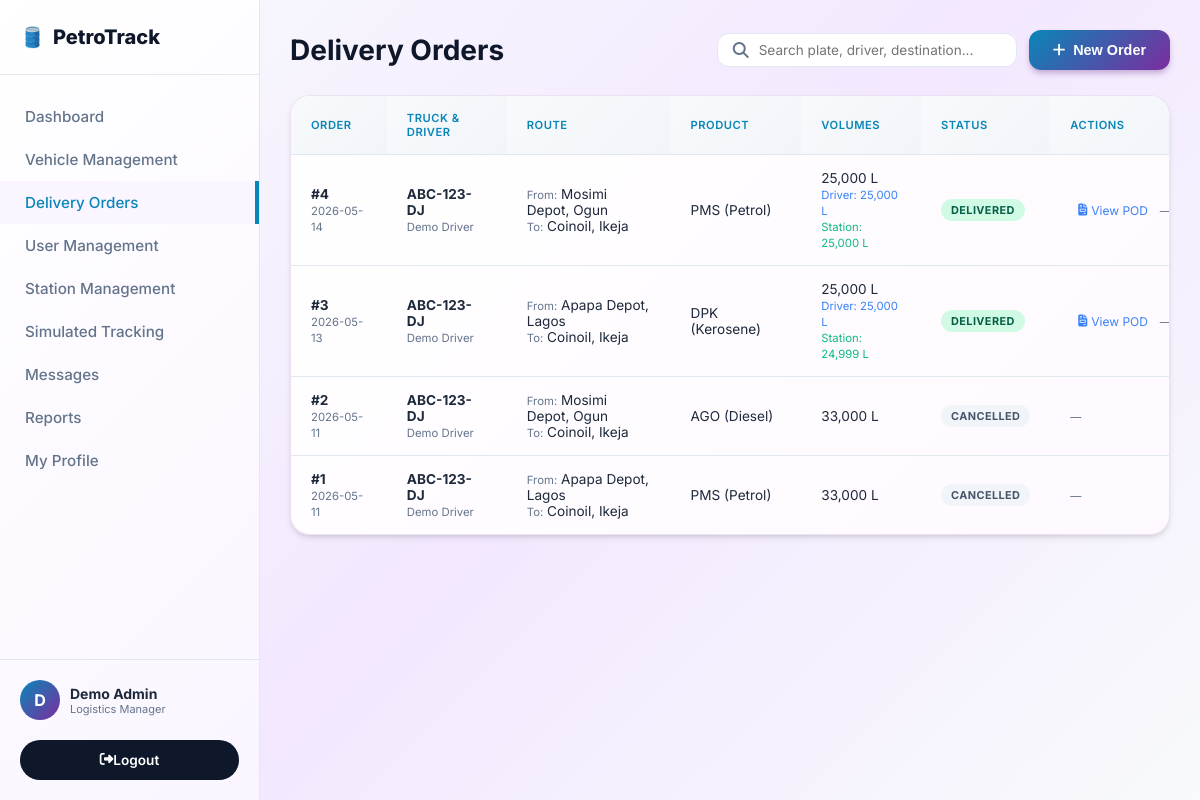
The app's page /delivery_management.php (signed in) with its own data.
### tables this page shows
CREATE TABLE `users` (
  `id` int(11) NOT NULL,
  `name` varchar(100) NOT NULL,
  `email` varchar(100) NOT NULL,
  `phone` varchar(20) DEFAULT NULL,
  `password` varchar(255) NOT NULL,
  `role` enum('admin','driver','supervisor') NOT NULL,
  `status` enum('active','inactive','suspended') DEFAULT 'active',
  `status_reason` text DEFAULT NULL,
  `last_login` datetime DEFAULT NULL,
  `created_at` timestamp NOT NULL DEFAULT current_timestamp(),
  `updated_at` timestamp NOT NULL DEFAULT current_timestamp() ON UPDATE current_timestamp(),
  `station_id` int(11) DEFAULT NULL,
  `verification_pin` varchar(255) DEFAULT NULL,
  `security_question` varchar(255) DEFAULT NULL,
  `security_answer` varchar(255) DEFAULT NULL
);

CREATE TABLE `deliveries` (
  `id` int(11) NOT NULL,
  `truck_id` int(11) NOT NULL,
  `source` varchar(100) DEFAULT NULL,
  `destination` varchar(100) DEFAULT NULL,
  `product_type` enum('PMS','AGO','DPK','ATK') DEFAULT NULL,
  `volume_loaded` int(11) DEFAULT NULL,
  `volume_delivered` int(11) DEFAULT 0,
  `delivery_status` enum('pending','in_transit','awaiting_verification','delivered','cancelled','flagged') DEFAULT 'pending',
  `delivery_date` date DEFAULT NULL,
  `estimated_arrival` time DEFAULT NULL,
  `created_at` timestamp NOT NULL DEFAULT current_timestamp(),
  `driver_reported_vol` int(11) DEFAULT NULL,
  `station_reported_vol` int(11) DEFAULT NULL,
  `discrepancy_reason` text DEFAULT NULL,
  `supervisor_signature` text DEFAULT NULL,
  `station_id` int(11) DEFAULT NULL,
  `notes` text DEFAULT NULL,
  `created_by` int(11) DEFAULT NULL,
  `verified_by` varchar(100) DEFAULT NULL,
  `verified_at` datetime DEFAULT NULL,
  `verified_station` varchar(100) DEFAULT NULL,
  `delivered_at` datetime DEFAULT NULL
);

CREATE TABLE `vehicles` (
  `id` int(11) NOT NULL,
  `plate_number` varchar(20) DEFAULT NULL,
  `driver_id` int(11) DEFAULT NULL,
  `capacity` int(11) NOT NULL,
  `status` enum('active','inactive','maintenance') DEFAULT 'active',
  `latitude` decimal(10,8) DEFAULT NULL,
  `longitude` decimal(11,8) DEFAULT NULL,
  `created_at` timestamp NOT NULL DEFAULT current_timestamp(),
  `updated_at` timestamp NOT NULL DEFAULT current_timestamp() ON UPDATE current_timestamp(),
  `managed_by` int(11) DEFAULT NULL
);

### config/db_connect.php (called while the page is built, shortened)
<?php
function getRoleLabel($role) {
    $labels = [
        'admin'      => 'Logistics Manager',
        'driver'     => 'Tanker Driver',
        'supervisor' => 'Station Supervisor'
    ];
    return $labels[$role] ?? ucfirst($role);
}
?>

### delivery_management.php (the view, shortened to what this page needs)
<?php
include 'config/db_connect.php';
$admin_name = 'Admin';
if (isset($_SESSION['user_id'])) {
    $s = $conn->prepare("SELECT name FROM users WHERE id=?");
    $s->bind_param("i",$_SESSION['user_id']); $s->execute();
    if($r=$s->get_result()->fetch_assoc()) $admin_name=$r['name'];
}
$result = $conn->query("SELECT d.*, v.plate_number, u.name as driver_name,
    mgr.name as manager_name
    FROM deliveries d JOIN vehicles v ON d.truck_id=v.id
    LEFT JOIN users u ON v.driver_id=u.id
    LEFT JOIN users mgr ON d.created_by=mgr.id
    WHERE d.created_by=".$_SESSION['user_id']."
    ORDER BY d.id DESC");
?>
<!DOCTYPE html>
<html lang="en">
<head>
<link rel="stylesheet" href="https://cdnjs.cloudflare.com/ajax/libs/font-awesome/6.4.0/css/all.min.css">
</head>
<body>
<aside class="sidebar">
    <div class="sidebar-header">
        <a href="admin_dashboard.php" class="brand-logo"><span>🛢️</span> PetroTrack</a>
    </div>
    <ul class="nav-links">
        <li><a href="admin_dashboard.php"></i> Dashboard</a></li>
        <li><a href="vehicle_management.php"></i> Vehicle Management</a></li>
        <li><a href="delivery_management.php" class="active"></i> Delivery Orders</a></li>
        <li><a href="user_management.php"></i> User Management</a></li>
        <li><a href="station_management.php"></i> Station Management</a></li>
        <li><a href="tracking_map.php"></i> Simulated Tracking</a></li>
        <li><a href="messages.php"></i> Messages
        </a></li>
        <li><a href="reports.php"></i> Reports</a></li>
        <li><a href="profile.php"></i> My Profile</a></li>
    </ul>
    <div class="user-profile">
        <div class="avatar"><?php echo strtoupper(substr($admin_name,0,1)); ?></div>
        <div>
            <div style="font-weight:700;font-size:14px;"><?php echo htmlspecialchars($admin_name); ?></div>
            <div style="font-size:11px;color:var(--muted);"><?php echo getRoleLabel($_SESSION['role']??''); ?></div>
        </div>
    </div>
    <a href="logout.php" class="btn-logout"><i class="fas fa-sign-out-alt"></i> Logout</a>
</aside>
<main class="main-content">
    <div class="page-header">
        <h2><i  style="color:var(--primary);"></i> Delivery Orders</h2>
        <div style="display:flex;gap:12px;align-items:center;flex-wrap:wrap;">
            <div class="search-box">
                <i class="fas fa-search" style="color:var(--muted);"></i>
                <input type="text" id="searchInput" placeholder="Search plate, driver, destination..." onkeyup="filterTable()">
            </div>
            <button class="btn-primary" onclick="document.getElementById('addModal').style.display='flex'">
                <i class="fas fa-plus"></i> New Order
            </button>
        </div>
    </div>
    <div class="table-container">
        <table id="deliveryTable">
            <thead>
                <tr>
                    <th>Order</th>
                    <th>Truck & Driver</th>
                    <th>Route</th>
                    <th>Product</th>
                    <th>Volumes</th>
                    <th>Status</th>
                    <th>Actions</th>
                </tr>
            </thead>
            <tbody>
                <?php if($result && $result->num_rows > 0): ?>
                <?php while($row = $result->fetch_assoc()):
                    $s = $row['delivery_status'];
                    $rowClass = $s=='flagged' ? 'row-flagged' : '';
                    $products = ['PMS'=>'PMS (Petrol)','AGO'=>'AGO (Diesel)','DPK'=>'DPK (Kerosene)','ATK'=>'ATK (Aviation)'];
                    $badgeClass = ['pending'=>'st-pending','in_transit'=>'st-in_transit','awaiting_verification'=>'st-awaiting','delivered'=>'st-delivered','cancelled'=>'st-cancelled','flagged'=>'st-flagged'][$s] ?? 'st-pending';
                    $badgeLabel = ['pending'=>'Pending','in_transit'=>'In Transit','awaiting_verification'=>'Awaiting Verification','delivered'=>'Delivered','cancelled'=>'Cancelled','flagged'=>'Flagged'][$s] ?? ucfirst($s);
                ?>
                <tr class="<?php echo $rowClass; ?>">
                    <td><strong>#<?php echo $row['id']; ?></strong><br><small style="color:var(--muted);"><?php echo $row['delivery_date'] ?? '—'; ?></small></td>
                    <td>
                        <strong><?php echo htmlspecialchars($row['plate_number']); ?></strong><br>
                        <small style="color:var(--muted);"><?php echo htmlspecialchars($row['driver_name']??'Unassigned'); ?></small>
                    </td>
                    <td>
                        <small style="color:var(--muted);">From:</small> <?php echo htmlspecialchars($row['source']??'—'); ?><br>
                        <small style="color:var(--muted);">To:</small> <?php echo htmlspecialchars($row['destination']??'—'); ?>
                    </td>
                    <td><?php echo $products[$row['product_type']]??$row['product_type']; ?></td>
                    <td>
                        <span title="Loaded"><?php echo number_format($row['volume_loaded']); ?> L</span>
                        <?php if($row['driver_reported_vol']): ?>
                        <br><small style="color:var(--info);" title="Driver reported">Driver: <?php echo number_format($row['driver_reported_vol']); ?> L</small>
                        <?php endif; ?>
                        <?php if($row['station_reported_vol']): ?>
                        <br><small style="color:var(--success);" title="Station confirmed">Station: <?php echo number_format($row['station_reported_vol']); ?> L</small>
                        <?php endif; ?>
                    </td>
                    <td>
                        <span class="status-badge <?php echo $badgeClass; ?>"><?php echo $badgeLabel; ?></span>
                    </td>
                    <td style="white-space:nowrap;">
                        <?php if(in_array($s,['delivered','flagged'])): ?>
                            <a href="?action=view_report&id=<?php echo $row['id']; ?>" class="action-link info">
                                <i class="fas fa-file-invoice"></i> View POD
                            </a>
                        <?php endif; ?>
                        <?php if($s=='flagged'): ?>
                            <br><a href="?action=reinstate&id=<?php echo $row['id']; ?>" class="action-link success" onclick="return confirm('Reinstate driver and mark delivery as resolved?')">
                                <i class="fas fa-check-circle"></i> Reinstate
                            </a>
                        <?php elseif(!in_array($s,['delivered','cancelled','flagged','awaiting_verification'])): ?>
                            <a href="?action=cancel&id=<?php echo $row['id']; ?>" class="action-link danger" onclick="return confirm('Cancel this delivery order?')">
                                <i class="fas fa-times-circle"></i> Cancel
                            </a>
                        <?php else: ?>
                            <span style="color:var(--muted);font-size:.7rem;">—</span>
                        <?php endif; ?>
                    </td>
                </tr>
                <?php endwhile; ?>
                <?php endif; ?>
            </tbody>
        </table>
    </div>
</main>
</body>
</html>

### delivery_management.php (style rules this page uses)
:root { --primary:#0986B8;--primary-dark:#3b0357;--primary-light:#7c2d9e;--secondary:#0f172a;--muted:#64748b;--danger:#ef4444;--success:#10b981;--warning:#f59e0b;--info:#3b82f6;--radius:12px;--radius-lg:20px;--shadow:0 4px 6px -1px rgb(0 0 0/.1),0 2px 4px -2px rgb(0 0 0/.1);--shadow-lg:0 20px 25px -5px rgb(0 0 0/.1),0 8px 10px -6px rgb(0 0 0/.1);--sidebar-width:260px; }
* { margin:0;padding:0;box-sizing:border-box; }
body { font-family:'Inter',sans-serif;background:linear-gradient(135deg,#f8fafc 0%,#f3e8ff 50%,#f8fafc 100%);color:#1e293b;display:flex;min-height:100vh; }
.sidebar { width:var(--sidebar-width);background:linear-gradient(135deg,#fff 0%,#faf5ff 100%);height:100vh;position:fixed;left:0;top:0;border-right:1px solid #e2e8f0;display:flex;flex-direction:column;z-index:100;overflow-y:auto; }
.sidebar-header { padding:25px 20px;border-bottom:1px solid #e2e8f0; }
.brand-logo { font-size:1.25rem;font-weight:800;color:var(--secondary);text-decoration:none;display:flex;align-items:center;gap:8px; }
.nav-links { list-style:none;padding:20px 0;flex:1; }
.nav-links li a { display:flex;align-items:center;padding:12px 25px;color:var(--muted);text-decoration:none;font-weight:500;transition:.3s;gap:12px;font-size:.95rem; }
.nav-links li a.active,.nav-links li a:hover { color:var(--primary);background:#faf5ff;border-right:4px solid var(--primary); }
.user-profile { padding:20px;border-top:1px solid #e2e8f0;display:flex;align-items:center;gap:10px; }
.avatar { width:40px;height:40px;border-radius:50%;background:linear-gradient(135deg,var(--primary),var(--primary-light));display:flex;align-items:center;justify-content:center;color:white;font-weight:700;font-size:16px;flex-shrink:0; }
.btn-logout { display:flex;align-items:center;justify-content:center;width:calc(100% - 40px);margin:0 20px 20px;background:var(--secondary);color:white;border:none;padding:12px;border-radius:50px;font-size:.85rem;font-weight:600;cursor:pointer;text-decoration:none;transition:.2s; }
.main-content { margin-left:var(--sidebar-width);flex:1;padding:30px;width:calc(100% - var(--sidebar-width)); }
.page-header { display:flex;justify-content:space-between;align-items:center;margin-bottom:25px;flex-wrap:wrap;gap:15px; }
.page-header h2 { font-size:28px;font-weight:700;color:var(--secondary); }
.search-box { display:flex;align-items:center;background:white;padding:8px 15px;border-radius:var(--radius);border:1px solid #e2e8f0;width:300px;transition:.2s; }
.search-box input { border:none;outline:none;margin-left:10px;width:100%;font-size:.85rem;font-family:'Inter',sans-serif; }
.btn-primary { background:linear-gradient(135deg,var(--primary),var(--primary-light));color:white;border:none;padding:12px 24px;border-radius:var(--radius);cursor:pointer;font-weight:600;font-size:.9rem;display:inline-flex;align-items:center;gap:8px;box-shadow:0 4px 6px -1px rgba(79,4,112,.3);transition:.3s;text-decoration:none; }
.table-container { background:linear-gradient(135deg,#fff 0%,#fef9ff 100%);border-radius:var(--radius-lg);box-shadow:var(--shadow);border:1px solid rgba(79,4,112,.1);overflow-x:auto; }
table { width:100%;border-collapse:collapse;min-width:900px; }
th,td { padding:15px 20px;text-align:left;border-bottom:1px solid #e2e8f0;font-size:.85rem; }
th { background:linear-gradient(135deg,#f8fafc,#f1f5f9);color:var(--primary);font-weight:600;font-size:.7rem;text-transform:uppercase;letter-spacing:.5px; }
tr:last-child td { border-bottom:none; }
.status-badge { padding:4px 10px;border-radius:50px;font-size:.68rem;font-weight:700;display:inline-block;text-transform:uppercase;letter-spacing:.4px; }
.st-delivered { background:#d1fae5;color:#065f46; }
.st-cancelled { background:#f1f5f9;color:#475569; }
.action-link { color:var(--muted);text-decoration:none;font-size:.75rem;padding:4px 8px;border-radius:6px;transition:.2s;display:inline-flex;align-items:center;gap:4px; }
.action-link.info { color:var(--info); }

### records on screen
users: name "D", name "Demo Admin"
deliveries: id "4", delivery_date "2026-05-14", truck.plate_number "ABC-123-DJ", users.name "Demo Driver", source "Mosimi Depot, Ogun", destination "Coinoil, Ikeja", product_type "PMS (Petrol)", volume_loaded "25,000", driver_reported_vol "25,000", station_reported_vol "25,000", delivery_status "DELIVERED"
deliveries: id "3", delivery_date "2026-05-13", truck.plate_number "ABC-123-DJ", users.name "Demo Driver", source "Apapa Depot, Lagos", destination "Coinoil, Ikeja", product_type "DPK (Kerosene)", volume_loaded "25,000", driver_reported_vol "25,000", station_reported_vol "24,999", delivery_status "DELIVERED"
deliveries: id "2", delivery_date "2026-05-11", truck.plate_number "ABC-123-DJ", users.name "Demo Driver", source "Mosimi Depot, Ogun", destination "Coinoil, Ikeja", product_type "AGO (Diesel)", volume_loaded "33,000", delivery_status "CANCELLED"
deliveries: id "1", delivery_date "2026-05-11", truck.plate_number "ABC-123-DJ", users.name "Demo Driver", source "Apapa Depot, Lagos", destination "Coinoil, Ikeja", product_type "PMS (Petrol)", volume_loaded "33,000", delivery_status "CANCELLED"

### other values on screen
getRoleLabel($_SESSION['role']??'') "Logistics Manager"
